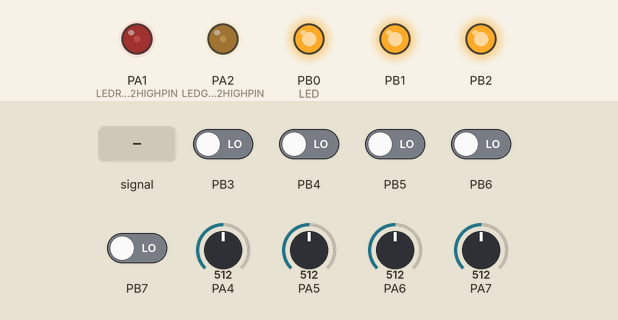
The program below on a simulated ATtiny84, built with avr-gcc and emulated at 1 MHz. Parts: output pins drawn as LEDs (lit = HIGH). Dashed ring = blinking. The test bench sets the inputs (shaded band); at power-on: PB3–7 LOW, PA7 = 512, PA6 = 512, PA4 = 512, PA5 = 512. EEPROM starts erased.

Above: at 1.2 s.
1.3 s: PA7 fed a 200 Hz sine of ±460 counts around its level
At 1.78 s:
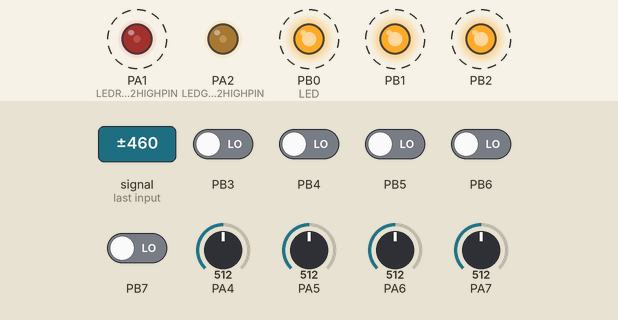
4.3 s: PA7 set to 465
At 4.37 s:
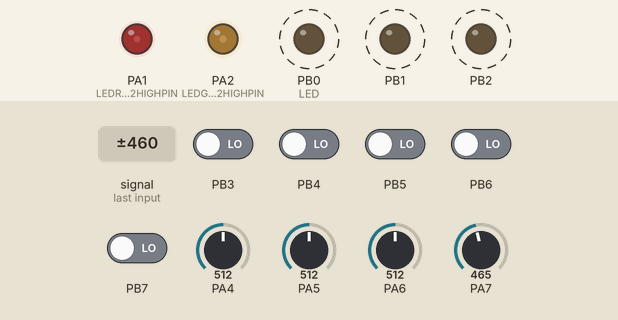
7.3 s: PA7 set to 132
Timing chart, 0 to 9.8 s (numbered marks = the images above; inputs shaded):
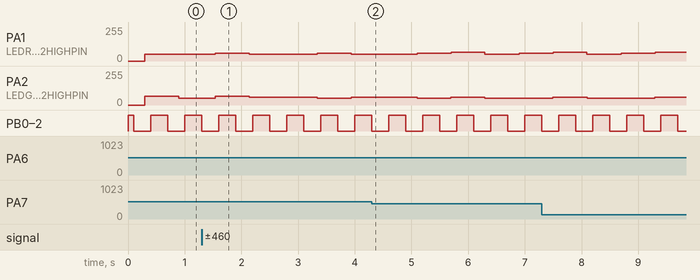

The program:

main.cpp
```cpp
/*
 * FifthElementBadge.cpp
 *
 * Created: 5/2/2019 9:21:41 PM
 * Author : compukidmike
 */

#define F_CPU 1000000

#include <avr/io.h>
#include <util/delay.h>
#include <avr/interrupt.h>
#include <avr/pgmspace.h>
#include <avr/eeprom.h>

#define LEDRED1HIGHPIN 0
#define LEDRED1LOWPIN 1
#define LEDRED2HIGHPIN 1
#define LEDRED2LOWPIN 0
#define LEDGRN1HIGHPIN 1
#define LEDGRN1LOWPIN 2
#define LEDGRN2HIGHPIN 2
#define LEDGRN2LOWPIN 1
#define LEDYEL1HIGHPIN 2
#define LEDYEL1LOWPIN 0
#define LEDYEL2HIGHPIN 0
#define LEDYEL2LOWPIN 2
#define LEDBLUE1HIGHPIN 3
#define LEDBLUE2LOWPIN 3

#define DEBOUNCETIME 200

#define DISPLAYTIME 100

#define NUMMODES 2

volatile bool LEDRED1 = false;
volatile bool LEDRED2 = false;
volatile bool LEDGRN1 = false;
volatile bool LEDGRN2 = false;
volatile bool LEDYEL1 = false;
volatile bool LEDYEL2 = false;
volatile bool LEDBLUE1 = false;
volatile bool LEDBLUE2 = false;
volatile bool LEDWHT1 = false;
volatile bool LEDWHT2 = false;
volatile bool LEDWHT3 = false;

volatile uint32_t millis = 0;

uint32_t lastPressedTime = 0;

uint32_t nextDisplayTime = 0;


bool buttonPressed = false;

bool fire = false;
bool water = false;
bool wind = false;
bool earth = false;

uint8_t mode = 1;

uint8_t displaycounter = 0;
uint8_t displaycountermax = 5;

uint8_t ledcounter = 0;

uint16_t adc_read(uint8_t ch);

void StoneCheck(void);
void updateLEDs(void);

int main(void)
{
	mode = eeprom_read_byte(0);

	PINB |= 0b0111;
	DDRB |= 1<<0 | 1<<1 | 1<<2; //Set Center LED pins to OUTPUT

	PORTA |= 0b11110000;

	//Setup Timer 1 for 1KHz
	// Clear registers
	TCCR1A = 0;
	TCCR1B = 0;
	TCNT1 = 0;

	// 1000 Hz (1000000/((124+1)*8))
	OCR1A = 124;
	// CTC
	TCCR1B |= (1 << WGM12);
	// Prescaler 8
	TCCR1B |= (1 << CS11);
	// Output Compare Match A Interrupt Enable
	TIMSK1 |= (1 << OCIE1A);

	sei(); //enable interrupts

	ADCSRA |= (1 << ADPS1) | (1 << ADPS0); //set prescaler to 8 (1MHz/8 = 125KHz)
	ADCSRA |= (1 << ADEN); //enable ADC


    /* Replace with your application code */
    while (1)
    {
		StoneCheck();

		switch(mode){
			case 1: //Bling
				if(millis >= nextDisplayTime){
					nextDisplayTime += DISPLAYTIME;
					displaycounter ++;
					if(displaycounter > displaycountermax){
						displaycounter = 0;
					}
					switch(displaycounter){
						case 0:
							LEDBLUE1 = true;
							LEDRED1 = true;
							LEDGRN1 = true;
							LEDYEL1 = true;
							break;
						case 1:
							LEDBLUE2 = true;
							LEDYEL2 = true;
							LEDGRN2 = true;
							LEDRED2 = true;
							break;
						case 2:

							LEDWHT1 = true;
							LEDWHT2 = true;
							LEDWHT3 = true;
							break;
						case 3:
							LEDBLUE1 = false;
							LEDRED1 = false;
							LEDGRN1 = false;
							LEDYEL1 = false;

							break;
						case 4:
							LEDBLUE2 = false;
							LEDYEL2 = false;
							LEDGRN2 = false;
							LEDRED2 = false;

							break;
						case 5:
							LEDWHT1 = false;
							LEDWHT2 = false;
							LEDWHT3 = false;
							break;

					}
				}
				break;
			case 2: //Movie
				LEDBLUE1 = water;
				LEDRED1 = fire;
				LEDYEL1 = wind;
				LEDGRN1 = earth;

				if(fire == true && water == true && earth == true && wind == true){
					//PORTB &= ~(0b0111);
					LEDWHT1 = true;
					LEDWHT2 = true;
					LEDWHT3 = true;
					LEDBLUE2 = true;
					LEDYEL2 = true;
					LEDGRN2 = true;
					LEDRED2 = true;
				} else {
					//PORTB |= 0b0111;
					LEDWHT1 = false;
					LEDWHT2 = false;
					LEDWHT3 = false;
					LEDBLUE2 = false;
					LEDYEL2 = false;
					LEDGRN2 = false;
					LEDRED2 = false;
				}
				break;
			default:
				mode = 1;
		}

		if(LEDWHT1 == false){
			PORTB |= 0b0001;
		} else {
			PORTB &= ~(0b0001);
		}
		if(LEDWHT2 == false){
			PORTB |= 0b0010;
			} else {
			PORTB &= ~(0b0010);
		}
		if(LEDWHT3 == false){
			PORTB |= 0b0100;
			} else {
			PORTB &= ~(0b0100);
		}

		/*
		if(LEDRED1 == true && LEDGRN1 == true && LEDBLUE1 == true && LEDYEL1 == true){
			PORTB &= ~(0b0111);
			LEDBLUE2 = true;
			LEDYEL2 = true;
			LEDGRN2 = true;
			LEDRED2 = true;
		} else {
			PORTB |= 0b0111;
			LEDBLUE2 = false;
			LEDYEL2 = false;
			LEDGRN2 = false;
			LEDRED2 = false;
		}*/

		//_delay_ms(500);
		/*LEDRED1 = false;
		LEDGRN1 = false;
		LEDYEL1 = false;
		LEDBLUE1 = false;
		LEDRED2 = false;
		LEDGRN2 = false;
		LEDYEL2 = false;
		LEDBLUE2 = false;
		PORTB &= ~(0b0111);
		_delay_ms(500);
		PORTB |= 0b0111;
		//_delay_ms(500);
		for(int x = 0; x<4; x++){
			LEDRED2 = false;
			LEDGRN2 = false;
			LEDYEL2 = false;
			LEDBLUE2 = false;
			LEDRED1 = true;
			LEDGRN1 = true;
			LEDYEL1 = true;
			LEDBLUE1 = true;
			_delay_ms(100);
			LEDRED1 = false;
			LEDGRN1 = false;
			LEDYEL1 = false;
			LEDBLUE1 = false;
			LEDRED2 = true;
			LEDGRN2 = true;
			LEDYEL2 = true;
			LEDBLUE2 = true;
			_delay_ms(100);
			LEDRED1 = false;
			LEDGRN1 = false;
			LEDYEL1 = false;
			LEDBLUE1 = false;
			LEDRED2 = false;
			LEDGRN2 = false;
			LEDYEL2 = false;
			LEDBLUE2 = false;
			_delay_ms(100);
		}*/
    }
}

void StoneCheck(void){
	//ADC4 = Water - Blue
	//ADC5 = Wind - Yellow
	//ADC6 = Earth - Green
	//ADC7 = Fire - Red
	uint16_t analogValue = adc_read(4);
	if(analogValue > 550 && analogValue < 700){
		water = true;
		} else {
		water = false;
	}
	analogValue = adc_read(5);
	if(analogValue > 125 && analogValue < 275){
		wind = true;
		} else {
		wind = false;
	}
	analogValue = adc_read(6);
	if((analogValue > 325) && (analogValue < 475)){
		earth = true;
		} else {
		earth = false;
	}
	analogValue = adc_read(7);
	if(analogValue > 750 && analogValue < 900){
		fire = true;
		} else {
		fire = false;
	}
	if(analogValue < 125){
		_delay_ms(50);
		analogValue = adc_read(7);
		if(analogValue < 125){
		if(buttonPressed == false){
			if(millis - lastPressedTime > DEBOUNCETIME){
				buttonPressed = true;
				lastPressedTime = millis;
				mode ++;
				if(mode > NUMMODES){
					mode = 1;
				}
				displaycounter = 0;
				nextDisplayTime = millis;
				eeprom_write_byte(0,mode);
				LEDBLUE1 = false;
				LEDYEL1 = false;
				LEDGRN1 = false;
				LEDRED1 = false;
				LEDBLUE2 = false;
				LEDYEL2 = false;
				LEDGRN2 = false;
				LEDRED2 = false;
				LEDWHT1 = false;
				LEDWHT2 = false;
				LEDWHT3 = false;
			}
		}
		}
	} else {
		buttonPressed = false;
	}
}

void updateLEDs(void)
{
	millis ++; //millisecond counter
	DDRA &= ~(0b1111); //Set all LED pins to input
	PORTA &= ~(0b1111); //Set all LED pins to LOW
	switch(ledcounter){
		case 0: //LED RED 1
			if(LEDRED1 == true){
			DDRA |= 1<<LEDRED1HIGHPIN | 1<<LEDRED1LOWPIN;
			PORTA |= 1<<LEDRED1HIGHPIN;
			}
			break;
		case 1: //LED RED 2
			if(LEDRED2 == true){
			DDRA |= 1<<LEDRED2HIGHPIN | 1<<LEDRED2LOWPIN;
			PORTA |= 1<<LEDRED2HIGHPIN;
			}
			break;
		case 2: //LED GRN 1
			if(LEDGRN1 == true){
			DDRA |= 1<<LEDGRN1HIGHPIN | 1<<LEDGRN1LOWPIN;
			PORTA |= 1<<LEDGRN1HIGHPIN;
			}
			break;
		case 3: //LED GRN 2
			if(LEDGRN2 == true){
			DDRA |= 1<<LEDGRN2HIGHPIN | 1<<LEDGRN2LOWPIN;
			PORTA |= 1<<LEDGRN2HIGHPIN;
			}
			break;
		case 4: //LED YEL 1
			if(LEDYEL1 == true){
			DDRA |= 1<<LEDYEL1HIGHPIN | 1<<LEDYEL1LOWPIN;
			PORTA |= 1<<LEDYEL1HIGHPIN;
			}
			break;
		case 5: //LED YEL 2
			if(LEDYEL2 == true){
			DDRA |= 1<<LEDYEL2HIGHPIN | 1<<LEDYEL2LOWPIN;
			PORTA |= 1<<LEDYEL2HIGHPIN;
			}
			break;
		case 6: //LED BLUE 1
			if(LEDBLUE1 == true){
			PORTA |= 1<<LEDBLUE1HIGHPIN;
			DDRA |= 1<<LEDBLUE1HIGHPIN;
			}
			break;
		case 7: //LED BLUE 2
			if(LEDBLUE2 == true){
			PORTA &= ~(1<<LEDBLUE2LOWPIN);
			DDRA |= 1<<LEDBLUE1HIGHPIN;
			}
			break;
		case 8: //Reset Counter
			ledcounter = 255;
			break;
		default:
			ledcounter = 0; //Just in case
	}
	ledcounter ++;
}

ISR(TIM1_COMPA_vect) {
	updateLEDs();
}

uint16_t adc_read(uint8_t ch)
{
	// select the corresponding channel 0~7
	// ANDing with  7? will always keep the value
	// of  ch  between 0 and 7
	ch &= 0b00000111;  // AND operation with 7
	ADMUX = (ADMUX & 0xF8)|ch; // clears the bottom 3 bits before ORing

	// start single conversion
	// write  1? to ADSC
	ADCSRA |= (1<<ADSC);

	// wait for conversion to complete
	// ADSC becomes  0? again
	// till then, run loop continuously
	while(ADCSRA & (1<<ADSC));

	return (ADC);
}
```

Measured:
- by itself, PB0 (LED), PB1, PB2: alternates HIGH for 0.30 s and LOW for 0.30 s
